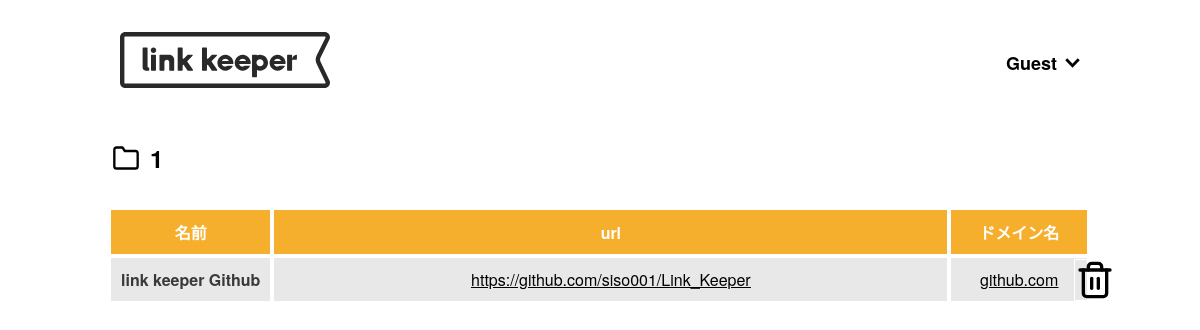
/userpage/1/1, run on the app's committed database.
### model.py (models this page shows)
class Url(db.Model):
    __tablename__ = 'url'
    user_id = db.Column(db.Integer, db.ForeignKey('user.user_id'), nullable=False)
    url_id = db.Column(db.Integer, primary_key=True, autoincrement=True)
    url = db.Column(db.String(2550), nullable=False)
    url_name = db.Column(db.String(255), nullable=False)
    domain = db.Column(db.String(255), nullable=False)
    folder_id = db.Column(db.Integer, db.ForeignKey('folder.folder_id', ondelete='CASCADE'), nullable=False)
    def __repr__(self):
        return f"{self.url}"

### routes.py (the view, shortened to what this page needs)
@app.route('/userpage/<int:folder_id>/<folder_name>', endpoint='folder', methods=['GET', 'POST'])
def folder(folder_id, folder_name):
    if request.method == 'GET':
        from model import Folder, Url
        folder_name = folder_name.replace('<br>', ' ')
        folder = Folder.query.filter_by(folder_id=folder_id).first()
        if folder:
            urls = folder.urls.all()
            color = folder.folder_color.color
            return render_template('views_folder.html', folder=folder, urls=urls, color=color, folder_id=folder_id, folder_name=folder_name)
        else:
            return "Folder not found", 404

### templates/views_folder.html (shortened to what this page needs)
{% extends "header.html" %}
{% block content %}
    <main>
        <div class="folder_urls">
            <div class="folder_title">
                <div class="before"></div>
                <h1>{{ folder_name }}</h1>
            </div>
            <table>
                <tr>
                    <th class="{{ color }}">名前</th>
                    <th class="{{ color }} url">url</th>
                    <th class="{{ color }}">ドメイン名</th>
                </tr>
                {% for url in urls %}
                <tr class="urls_tr">
                    <td class="name">{{ url.url_name }}</td>
                    <td class="url"><div class="url-content"><a href="{{ url }}" target="_blank" rel="noopener noreferrer">{{ url }}</a></div></td>
                    <td class="domain"><div class="url-content"><a href="http://{{ url.domain }}" target="_blank" rel="noopener noreferrer">{{ url.domain }}</a></div></td>
                    <td class="after" data-url-id="{{ url.url_id }}"></td>
                </tr>
                {% endfor %}
            </table>
        </div>
    </main>
{% endblock %}

### static/css/style.css (style rules this page uses)
:root { --red: #BF3131; --yellow: #F6AE2D; --blue: #21BBEC; --green: #60D286; --gray: #7E8083; }
.backgroundcolor-yellow { background: var(--yellow); }
body { margin: 0px; padding: 0px; }
h1, h2 { font-weight: bold; }
.folder_urls { margin: 100px auto; width: auto; }
.folder_urls h1 { display: inline-block; font-size: 24px; width: auto; }
.folder_urls .before { width: 28px; height: 28px; background-image: url("../img/folder.svg"); background-size: contain; vertical-align: middle; margin-right: 10px; }
.folder_title { display: flex; align-items: center; margin: 8px 10px 16px 4px; }
.folder_urls { width: 82%; margin: 0 auto; }
.folder_urls table { text-align: center; border-collapse: separate; width: 100%; }
.folder_urls table th { padding: 10px; border: solid 1px #ffffff; color: #ffffff; }
.folder_urls table td { padding: 10px; border: solid 1px #ffffff; white-space: nowrap; overflow: hidden; }
.folder_urls table td:not(.after) { background: #e8e8e8; }
.url { width: 75%; max-width: 0.1em; overflow: hidden; }
.name { color: #393939; font-weight: bolder; }
.domain { width: 15%; max-width: 0.1em; overflow: hidden; }
.url-content { text-decoration: underline; }
.url-content { display: block; overflow-x: auto; white-space: nowrap; -ms-overflow-style: none; scrollbar-width: none; }
.folder_urls a { color: #000; font-weight: 300; }
.urls_tr { position: relative; }
.after { width: 20px; height: 20px; background-image: url("../img/trash.svg"); background-size: contain; vertical-align: middle; position: absolute; right: -26px; top: 50%; transform: translateY(-50%); cursor: pointer; }

### data on the page
Url: url_name "link keeper Github", url "https://github.com/siso001/Link_Keeper", domain "github.com"

### other printed values
{{ folder_name }} "1"
